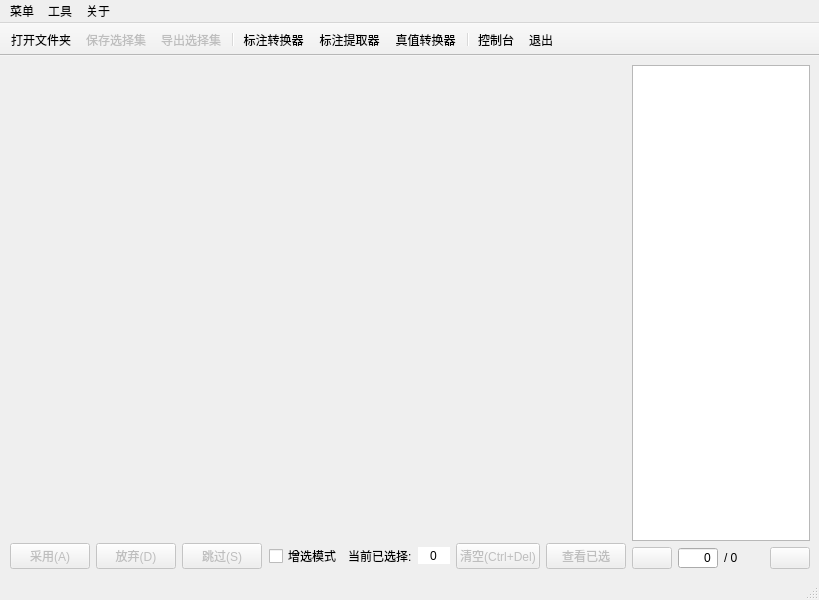
<?xml version="1.0" encoding="UTF-8"?>
<ui version="4.0">
 <class>MainWindow</class>
 <widget class="QMainWindow" name="MainWindow">
  <property name="geometry">
   <rect>
    <x>0</x>
    <y>0</y>
    <width>819</width>
    <height>600</height>
   </rect>
  </property>
  <property name="windowTitle">
   <string>渣土图像筛选</string>
  </property>
  <widget class="QWidget" name="centralwidget">
   <layout class="QHBoxLayout" name="horizontalLayout_3" stretch="8,2">
    <item>
     <layout class="QVBoxLayout" name="verticalLayout_2" stretch="19,1">
      <item>
       <layout class="QHBoxLayout" name="horizontalLayout" stretch="0,1,0">
        <item>
         <spacer name="horizontalSpacer_5">
          <property name="orientation">
           <enum>Qt::Horizontal</enum>
          </property>
          <property name="sizeHint" stdset="0">
           <size>
            <width>40</width>
            <height>20</height>
           </size>
          </property>
         </spacer>
        </item>
        <item>
         <widget class="SynchronizeImageWidget" name="imageWidget" native="true">
          <property name="enabled">
           <bool>true</bool>
          </property>
          <property name="sizePolicy">
           <sizepolicy hsizetype="Expanding" vsizetype="Expanding">
            <horstretch>0</horstretch>
            <verstretch>0</verstretch>
           </sizepolicy>
          </property>
          <property name="minimumSize">
           <size>
            <width>100</width>
            <height>200</height>
           </size>
          </property>
          <property name="baseSize">
           <size>
            <width>2048</width>
            <height>4096</height>
           </size>
          </property>
         </widget>
        </item>
        <item>
         <spacer name="horizontalSpacer_6">
          <property name="orientation">
           <enum>Qt::Horizontal</enum>
          </property>
          <property name="sizeHint" stdset="0">
           <size>
            <width>40</width>
            <height>20</height>
           </size>
          </property>
         </spacer>
        </item>
       </layout>
      </item>
      <item>
       <layout class="QHBoxLayout" name="controlButtonHorizontalLayout">
        <item>
         <spacer name="horizontalSpacer">
          <property name="orientation">
           <enum>Qt::Horizontal</enum>
          </property>
          <property name="sizeHint" stdset="0">
           <size>
            <width>40</width>
            <height>20</height>
           </size>
          </property>
         </spacer>
        </item>
        <item>
         <widget class="QPushButton" name="adoptPushButton">
          <property name="enabled">
           <bool>false</bool>
          </property>
          <property name="toolTip">
           <string>将当前图片加入选择集</string>
          </property>
          <property name="text">
           <string>采用(A)</string>
          </property>
          <property name="shortcut">
           <string>A</string>
          </property>
         </widget>
        </item>
        <item>
         <widget class="QPushButton" name="abandonPushButton">
          <property name="enabled">
           <bool>false</bool>
          </property>
          <property name="toolTip">
           <string>不采用当前图片</string>
          </property>
          <property name="text">
           <string>放弃(D)</string>
          </property>
          <property name="shortcut">
           <string>D</string>
          </property>
         </widget>
        </item>
        <item>
         <widget class="QPushButton" name="skipPushButton">
          <property name="enabled">
           <bool>false</bool>
          </property>
          <property name="toolTip">
           <string>跳过当前图片</string>
          </property>
          <property name="text">
           <string>跳过(S)</string>
          </property>
          <property name="shortcut">
           <string>S</string>
          </property>
         </widget>
        </item>
        <item>
         <spacer name="horizontalSpacer_2">
          <property name="orientation">
           <enum>Qt::Horizontal</enum>
          </property>
          <property name="sizeHint" stdset="0">
           <size>
            <width>40</width>
            <height>20</height>
           </size>
          </property>
         </spacer>
        </item>
        <item>
         <widget class="QCheckBox" name="additiveModeCheckBox">
          <property name="text">
           <string>增选模式</string>
          </property>
         </widget>
        </item>
        <item>
         <widget class="QLabel" name="label">
          <property name="text">
           <string>当前已选择:</string>
          </property>
         </widget>
        </item>
        <item>
         <widget class="QSpinBox" name="numSelectedSpinBox">
          <property name="enabled">
           <bool>true</bool>
          </property>
          <property name="autoFillBackground">
           <bool>true</bool>
          </property>
          <property name="frame">
           <bool>false</bool>
          </property>
          <property name="alignment">
           <set>Qt::AlignCenter</set>
          </property>
          <property name="readOnly">
           <bool>true</bool>
          </property>
          <property name="buttonSymbols">
           <enum>QAbstractSpinBox::NoButtons</enum>
          </property>
          <property name="maximum">
           <number>9999</number>
          </property>
         </widget>
        </item>
        <item>
         <widget class="QPushButton" name="clearPushButton">
          <property name="enabled">
           <bool>false</bool>
          </property>
          <property name="text">
           <string>清空(Ctrl+Del)</string>
          </property>
          <property name="shortcut">
           <string>Ctrl+Del</string>
          </property>
         </widget>
        </item>
        <item>
         <widget class="QPushButton" name="selectionViewPushButton">
          <property name="enabled">
           <bool>false</bool>
          </property>
          <property name="text">
           <string>查看已选</string>
          </property>
         </widget>
        </item>
       </layout>
      </item>
     </layout>
    </item>
    <item>
     <layout class="QVBoxLayout" name="verticalLayout_3" stretch="19,1">
      <item>
       <widget class="QListWidget" name="listWidget"/>
      </item>
      <item>
       <layout class="QHBoxLayout" name="horizontalLayout_4">
        <item>
         <widget class="QPushButton" name="previousPushButton">
          <property name="enabled">
           <bool>false</bool>
          </property>
          <property name="toolTip">
           <string>上一张图片</string>
          </property>
          <property name="text">
           <string/>
          </property>
          <property name="shortcut">
           <string>Left</string>
          </property>
         </widget>
        </item>
        <item>
         <spacer name="horizontalSpacer_3">
          <property name="orientation">
           <enum>Qt::Horizontal</enum>
          </property>
          <property name="sizeHint" stdset="0">
           <size>
            <width>40</width>
            <height>20</height>
           </size>
          </property>
         </spacer>
        </item>
        <item>
         <widget class="QSpinBox" name="currentImageSpinBox">
          <property name="sizePolicy">
           <sizepolicy hsizetype="Expanding" vsizetype="Fixed">
            <horstretch>0</horstretch>
            <verstretch>0</verstretch>
           </sizepolicy>
          </property>
          <property name="minimumSize">
           <size>
            <width>40</width>
            <height>20</height>
           </size>
          </property>
          <property name="alignment">
           <set>Qt::AlignRight|Qt::AlignTrailing|Qt::AlignVCenter</set>
          </property>
          <property name="buttonSymbols">
           <enum>QAbstractSpinBox::NoButtons</enum>
          </property>
          <property name="maximum">
           <number>0</number>
          </property>
         </widget>
        </item>
        <item>
         <widget class="QLabel" name="totalImagesLabel">
          <property name="minimumSize">
           <size>
            <width>40</width>
            <height>20</height>
           </size>
          </property>
          <property name="maximumSize">
           <size>
            <width>60</width>
            <height>40</height>
           </size>
          </property>
          <property name="text">
           <string>/ 0</string>
          </property>
         </widget>
        </item>
        <item>
         <spacer name="horizontalSpacer_4">
          <property name="orientation">
           <enum>Qt::Horizontal</enum>
          </property>
          <property name="sizeHint" stdset="0">
           <size>
            <width>40</width>
            <height>20</height>
           </size>
          </property>
         </spacer>
        </item>
        <item>
         <widget class="QPushButton" name="nextPushButton">
          <property name="enabled">
           <bool>false</bool>
          </property>
          <property name="toolTip">
           <string>下一张图片</string>
          </property>
          <property name="text">
           <string/>
          </property>
          <property name="shortcut">
           <string>Right</string>
          </property>
         </widget>
        </item>
       </layout>
      </item>
     </layout>
    </item>
   </layout>
  </widget>
  <widget class="QMenuBar" name="menubar">
   <property name="geometry">
    <rect>
     <x>0</x>
     <y>0</y>
     <width>819</width>
     <height>23</height>
    </rect>
   </property>
   <widget class="QMenu" name="menu">
    <property name="title">
     <string>菜单</string>
    </property>
    <addaction name="action_OpenFolder"/>
    <addaction name="action_Save"/>
    <addaction name="action_Export"/>
    <addaction name="separator"/>
    <addaction name="action_Exit"/>
   </widget>
   <widget class="QMenu" name="tools">
    <property name="title">
     <string>工具</string>
    </property>
    <addaction name="action_AnnotationConverter"/>
    <addaction name="action_AnnotationExtractor"/>
    <addaction name="action_GroundTruthConverter"/>
   </widget>
   <widget class="QMenu" name="about">
    <property name="title">
     <string>关于</string>
    </property>
    <addaction name="action_Console"/>
   </widget>
   <addaction name="menu"/>
   <addaction name="tools"/>
   <addaction name="about"/>
  </widget>
  <widget class="QStatusBar" name="statusbar"/>
  <widget class="QToolBar" name="toolBar">
   <property name="windowTitle">
    <string>toolBar</string>
   </property>
   <property name="movable">
    <bool>false</bool>
   </property>
   <property name="iconSize">
    <size>
     <width>32</width>
     <height>32</height>
    </size>
   </property>
   <property name="floatable">
    <bool>false</bool>
   </property>
   <attribute name="toolBarArea">
    <enum>TopToolBarArea</enum>
   </attribute>
   <attribute name="toolBarBreak">
    <bool>false</bool>
   </attribute>
   <addaction name="action_OpenFolder"/>
   <addaction name="action_Save"/>
   <addaction name="action_Export"/>
   <addaction name="separator"/>
   <addaction name="action_AnnotationConverter"/>
   <addaction name="action_AnnotationExtractor"/>
   <addaction name="action_GroundTruthConverter"/>
   <addaction name="separator"/>
   <addaction name="action_Console"/>
   <addaction name="action_Exit"/>
  </widget>
  <action name="action_OpenFolder">
   <property name="checkable">
    <bool>false</bool>
   </property>
   <property name="text">
    <string>打开文件夹</string>
   </property>
  </action>
  <action name="action_Save">
   <property name="enabled">
    <bool>false</bool>
   </property>
   <property name="text">
    <string>保存选择集</string>
   </property>
  </action>
  <action name="action_Exit">
   <property name="text">
    <string>退出</string>
   </property>
  </action>
  <action name="action_Console">
   <property name="text">
    <string>控制台</string>
   </property>
  </action>
  <action name="action_Export">
   <property name="checkable">
    <bool>false</bool>
   </property>
   <property name="enabled">
    <bool>false</bool>
   </property>
   <property name="text">
    <string>导出选择集</string>
   </property>
  </action>
  <action name="action_AnnotationConverter">
   <property name="checkable">
    <bool>false</bool>
   </property>
   <property name="text">
    <string>标注转换器</string>
   </property>
  </action>
  <action name="action_GroundTruthConverter">
   <property name="checkable">
    <bool>false</bool>
   </property>
   <property name="text">
    <string>真值转换器</string>
   </property>
  </action>
  <action name="action_AnnotationExtractor">
   <property name="text">
    <string>标注提取器</string>
   </property>
  </action>
 </widget>
 <customwidgets>
  <customwidget>
   <class>SynchronizeImageWidget</class>
   <extends>QWidget</extends>
   <header>lib.customWidgets.synchronizeImageWidget</header>
   <container>1</container>
  </customwidget>
 </customwidgets>
 <resources/>
 <connections/>
</ui>
